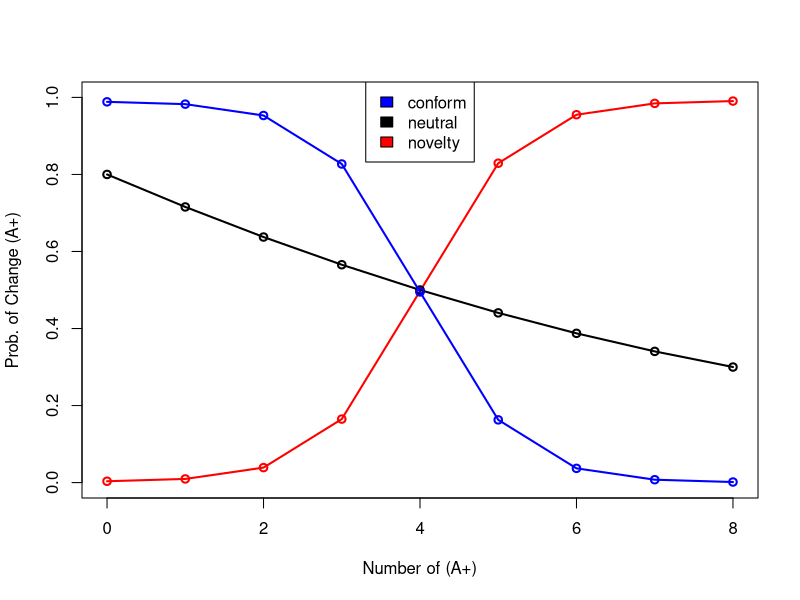
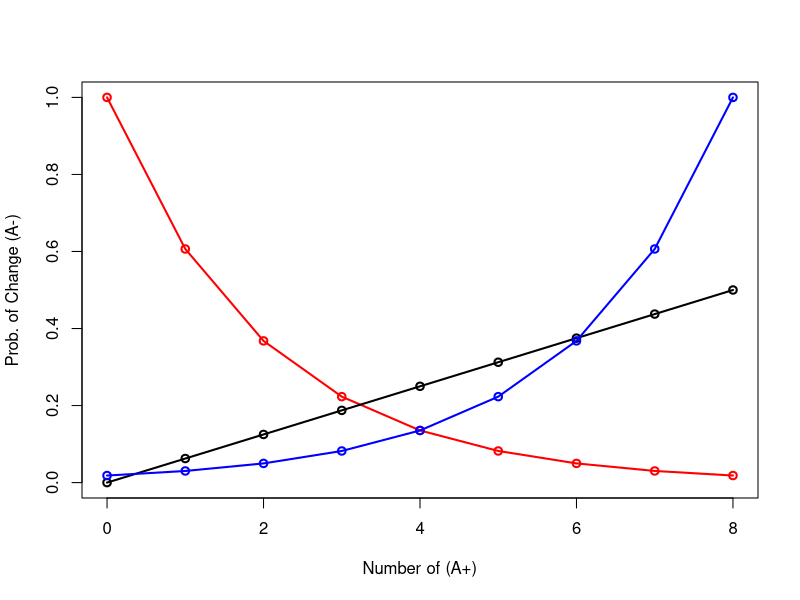
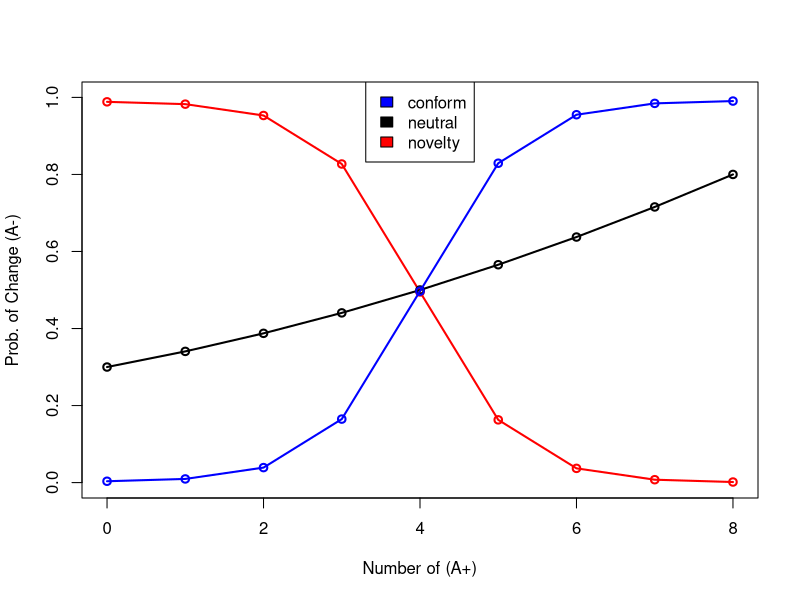
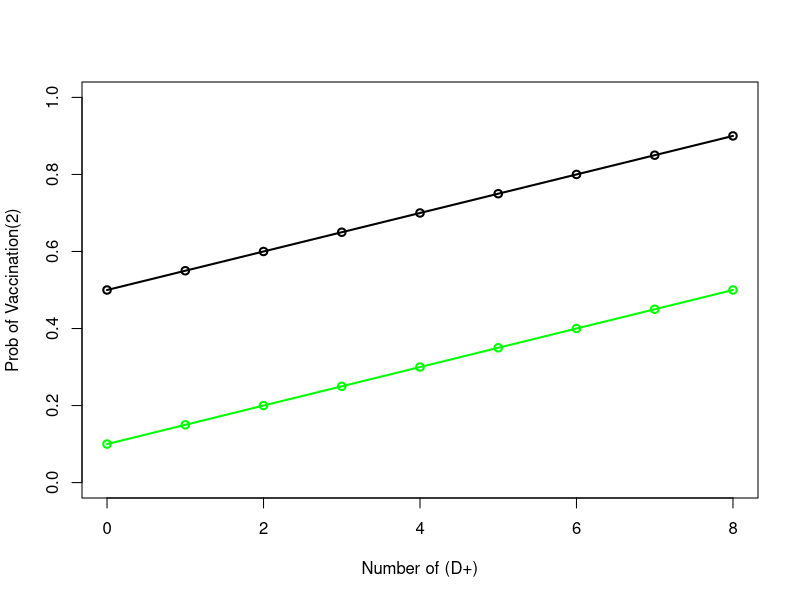
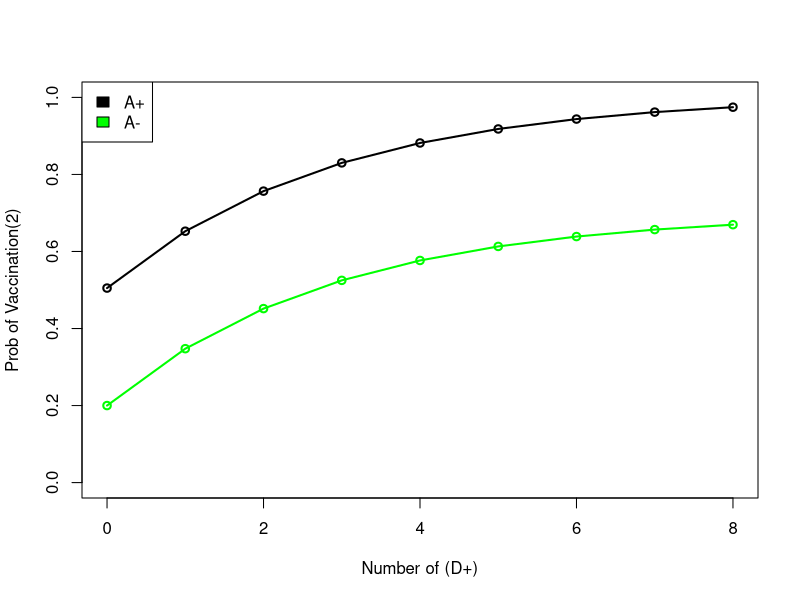
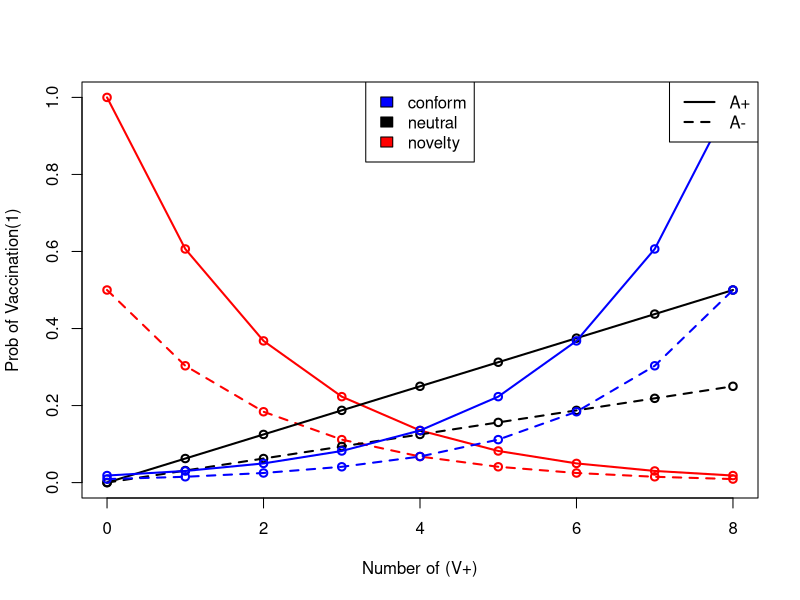
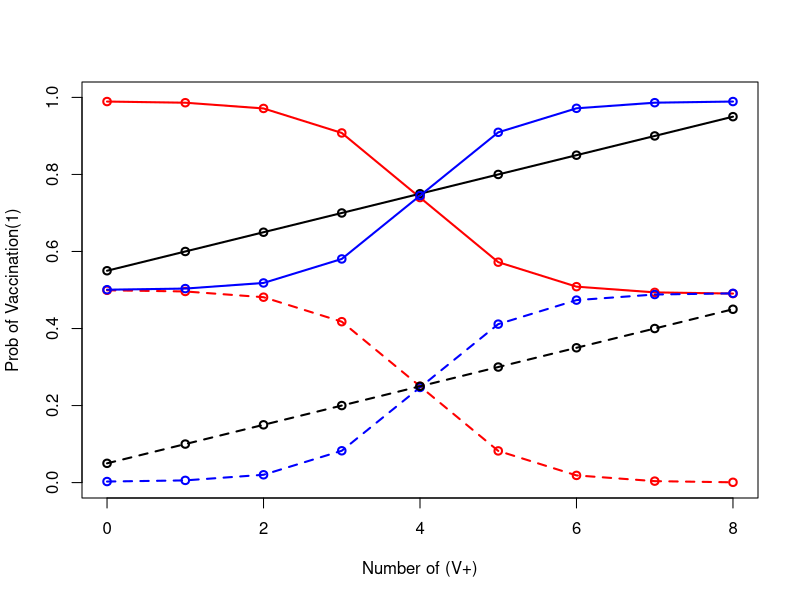

The R source for these figures, in order:

SumOfPostitives = c(0:8)
SumOfInfected = c(0:8)
SumOfVaccinated = c(0:8)

###Prob of Attitude change if agent is confident###

#if agent holds novelty bias
px = exp(-4*(1-(SumOfPostitives/8)))#prob_of_change
px3 = 0.002 + (0.99/(1 + exp(-13*((SumOfPostitives/8)-0.5))))


#if neutral bias
slopes <-0.5# still some prob of changing to majority, but not as much as conform
b <-0
py = slopes*(1-(SumOfPostitives/8)) + b
py3 = 0.5
#if conformity bias
pz = exp(-4*((SumOfPostitives/8)))
pz3 = 0.99 - 0.99/(1+ exp(-13*((SumOfPostitives/8)-0.5)))


###prob of attitude change. if Hesitant###

#if agent holds novelty bias
pp = exp(-4*(SumOfPostitives/8))#
pp3 = 0.99 - 0.99/(1+ exp(-13*((SumOfPostitives/8)-0.5)))
pp2 = (exp(-4*(SumOfPostitives/8)))/2# Used for prob of Vacc


#if neutral bias
slopes <-0.5
b <-0
pq = slopes*(SumOfPostitives/8) + b
pq3 = 0.5
pq2 = (slopes*(SumOfPostitives/8) + b)/2# Vacc


#if conformity bias
pr = exp(-4*(1-(SumOfPostitives/8)))

pr3 = 0.002 + 0.99/(1+ exp(-13*((SumOfPostitives/8)-0.5)))

pr2 = (exp(-4*(1-(SumOfPostitives/8))))/2# Vacc



###Prob of vaccination based on D+###

#confident
 pm = 0.4*(SumOfInfected/8)+ 0.5#prob_of_vacc
 #pm = 0.7*(SumOfInfected/8)+ 0.3#prob_of_vacc
 #prob_of_vacc = slopes_vacc*(SumOfInfected/8)+ b[y]
 #5/22/23 New
 pm3 =  (1.01 - exp(-0.35* SumOfInfected))/2 + 0.5 #*** (The one used in model. Checked 12/4/24)

 #hesitant
 pn = 0.4*(SumOfInfected/8)+ 0.1
 pn3 = (1.2 - exp(-0.35* SumOfInfected))/2 + 0.1 #***
 
 
# prob_of_vacc based on V+
# Original: pp; pq; pr
# 5/22/23 New
topnov = 0.99 - 0.5/(1+ exp(-13*((SumOfVaccinated/8)-0.5))) #A+ Prob of vacc Nov
topconfm = 0.5+ 0.49/(1+ exp(-13*((SumOfVaccinated/8)-0.5))) #A+ Prob of vacc Conform
botnov = 0.5 - 0.5/(1+ exp(-13*((SumOfVaccinated/8)-0.5))) #A- Prob of vacc Nov
botconfm = 0.002+ 0.49/(1+ exp(-13*((SumOfVaccinated/8)-0.5)))#A- Prob of vacc conform

#8/14/23
neut_conf_trans = -0.0003125*(SumOfVaccinated)^2 - 0.12125*SumOfVaccinated + 0.99
neut_conf_trans2 = 0.003125*(SumOfVaccinated)^2 - 0.0875*SumOfVaccinated + 0.8

neut_hes_trans = -0.0003125*(SumOfVaccinated)^2 + 0.12625*SumOfVaccinated
neut_hes_trans2 = 0.003125*(SumOfVaccinated)^2 + 0.0375*SumOfVaccinated + 0.3

#neut_conf_vacc = -0.0003125*(SumOfVaccinated)^2 + 0.06375*SumOfVaccinated + 0.5 #***
#neut_conf_vacc = -0.003125*(SumOfVaccinated)^2 + 0.06375*SumOfVaccinated + 0.55
neut_conf_vacc = 0.05*(SumOfVaccinated) + 0.55 #(12/04/24)
#neut_hes_vacc = 0.003125*(SumOfVaccinated)^2 + 0.025*SumOfVaccinated + 0.1 #***
#neut_hes_vacc = 0.003125*(SumOfVaccinated)^2 + 0.03*SumOfVaccinated + 0.05
neut_hes_vacc = 0.05*(SumOfVaccinated) + 0.05 #(12/04/24)

### Testing Literature based functions
#p'(trait freq at next generation) = p (trait freq) + D(conformity level)p(1-p)(2p-1)
#



###Plots###
# pdf(file.path(dir_out_pdf, "PR1122_Functions.pdf"),height=12, width=9)#saves file as "noveltest.pdf"
# par(mfrow=c(2,1))
#par(mfrow = c(1,3)) 
#
##Switch if Confident 
# plot(SumOfPostitives, px, type= "o", col = "red",lwd=2, ylim = 0:1,xlab = "Number of (A+)", ylab = "Prob. of Change (A+)")#novelty
# lines(SumOfPostitives, py, type = "o", lwd=2)#neutral
# lines(SumOfPostitives, pz, type = "o", col = "blue", lwd=2)#conform
# legend("top", c("conform", "neutral", "novelty"), fill = c("blue","black", "red"))

# 5/22/23 New#
plot(SumOfPostitives, px3, type= "o", col = "red",lwd=2, ylim = 0:1,xlab = "Number of (A+)", ylab = "Prob. of Change (A+)")#novelty
#lines(SumOfPostitives, rep(py3,length(SumOfPostitives)), type = "o", lwd=2)#neutral
#lines(SumOfVaccinated, neut_conf_trans, type = "o", lwd=2)#neutral 8/14
lines(SumOfVaccinated, neut_conf_trans2, type = "o", lwd=2)#neutral 8/14 poly
lines(SumOfPostitives, pz3, type = "o", col = "blue", lwd=2)#conform
legend("top", c("conform", "neutral", "novelty"), fill = c("blue","black", "red"))
#dev.off()
#
#Switch if Hesitant
plot(SumOfPostitives, pp, type= "o", col = "red",lwd=2, ylim = 0:1, xlab = "Number of (A+)", ylab = "Prob. of Change (A-)")
#Vaccination freq. overtime
#lines(SumOfPostitives, pp2, type = "o", col = "red")
lines(SumOfPostitives, pq, type = "o", lwd=2)
lines(SumOfPostitives, pr, type = "o", col = "blue", lwd=2)
#lines(SumOfPostitives, pq2, type = "o")
#lines(SumOfPostitives, pr2, type = "o", col = "blue")
#
## 5/22/23 New# and 8/14
plot(SumOfPostitives, pp3, type= "o", col = "red",lwd=2, ylim = 0:1, xlab = "Number of (A+)", ylab = "Prob. of Change (A-)")
#lines(SumOfPostitives, rep(pq3,length(SumOfPostitives)), type = "o", lwd=2)#neutral
#lines(SumOfVaccinated, neut_hes_trans, type = "o", lwd=2)#neutral 8/14
lines(SumOfVaccinated, neut_hes_trans2, type = "o", lwd=2)#neutral 8/14 poly
lines(SumOfPostitives, pr3, type = "o", col = "blue", lwd=2)
legend("top", c("conform", "neutral", "novelty"), fill = c("blue","black", "red"))
#dev.off()
#
#Prob of Vaccinating Conf and Hesit-- based on D+
plot(SumOfInfected, pm, type = "o", col = "black", lwd=2, ylim = 0:1, xlab="Number of (D+)", ylab = "Prob of Vaccination(2)")#A+
lines(SumOfInfected, pn, type = "o", col = "green", lwd=2)#A-

#5/23/22 New: #Prob of Vaccinating Conf and Hesit-- based on D+ #***
plot(SumOfInfected, pm3, type = "o", col = "black", lwd=2, ylim = 0:1, xlab="Number of (D+)", ylab = "Prob of Vaccination(2)")#A+
lines(SumOfInfected, pn3, type = "o", col = "green", lwd=2)#A-
legend("topleft", c("A+", "A-"), fill = c("black", "green"))
#dev.off()
#

#Prob of Vaccinating Conf and Hesit Bias ["2" --> Hesitant]
plot(SumOfVaccinated, pp, type = "o", col = "red",lwd=2, ylim = 0:1, xlab="Number of (V+)", ylab = "Prob of Vaccination(1)")#A+
lines(SumOfVaccinated, pp2, type = "o", col = "red", lty=2, lwd=2)
lines(SumOfVaccinated, pq, type = "o", lwd=2)
lines(SumOfVaccinated, pq2, type = "o", lty=2, lwd=2)
lines(SumOfVaccinated, pr, type = "o", col = "blue", lwd=2)
lines(SumOfVaccinated, pr2, type = "o", col = "blue", lty=2, lwd=2)
legend("top", c("conform", "neutral", "novelty"), fill = c("blue","black", "red"))
legend("topright", lty = c(1,2),lwd = 2, c("A+", "A-"))
dev.off()

#5/23/22 New Prob. of Vaccinaing based on surrounding V+ #***
plot(SumOfVaccinated, topnov, type = "o", col = "red",lwd=2, ylim = 0:1, xlab="Number of (V+)", ylab = "Prob of Vaccination(1)")#A+
lines(SumOfVaccinated, botnov, type = "o", col = "red", lty=2, lwd=2)
#lines(SumOfVaccinated, rep(0.75, length(SumOfVaccinated)), type = "o", lwd=2)
lines(SumOfVaccinated, neut_conf_vacc, type = "o", lwd=2)

lines(SumOfVaccinated,topconfm , type = "o", col = "blue", lwd=2)
lines(SumOfVaccinated, botconfm, type = "o", col = "blue", lty=2, lwd=2)
#lines(SumOfVaccinated, rep(0.25, length(SumOfVaccinated)), type = "o", lty=2, lwd=2)
lines(SumOfVaccinated, neut_hes_vacc, type = "o", lty=2, lwd=2)

#legend("top", c("conform", "neutral", "novelty"), fill = c("blue","black", "red"))
#legend("topright", lty = c(1,2),lwd = 2, c("A+", "A-"))


dev.off()